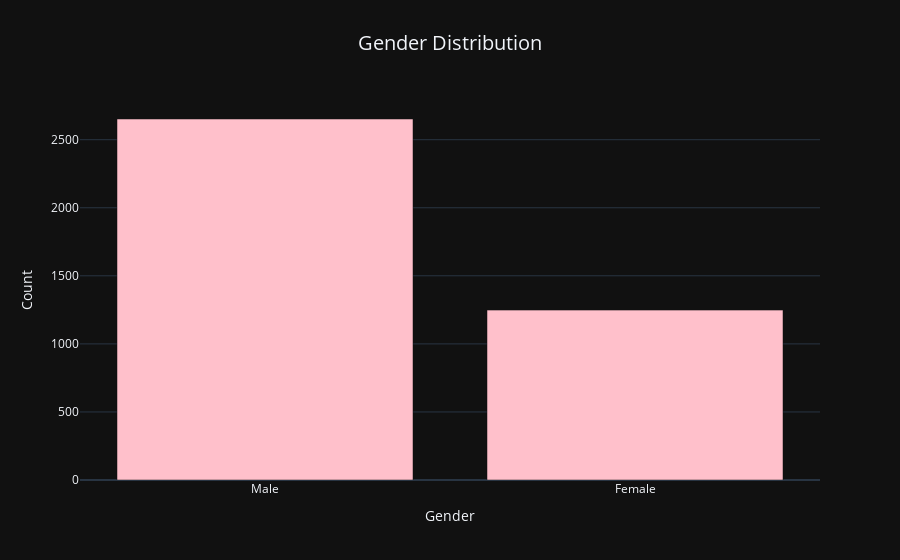

The code cell stored with this chart in its notebook:
### Markdown cell above
### Gender Distribution

### Code cell
gender_counts = data['Gender'].value_counts().reset_index()
gender_counts.columns = ['Gender', 'Count']

# Bar chart for Gender Distribution
fig = px.bar(
    gender_counts,
    x='Gender',
    y='Count',
    title="Gender Distribution",
    template='plotly_dark',
    color_discrete_sequence=['pink']
)
fig.update_layout(
    title=dict(font=dict(size=20), x=0.5),
    xaxis_title="Gender",
    yaxis_title="Count"
)
fig.show()

### Figure 1 — Plotly figure (JSON) as saved in the notebook; plotly's stock layout.template omitted (floating-point values rounded to 4 significant figures)
{"data": [{"alignmentgroup": "True", "hovertemplate": "Gender=%{x}<br>Count=%{y}<extra></extra>", "legendgroup": "", "marker": {"color": "pink", "pattern": {"shape": ""}}, "name": "", "offsetgroup": "", "orientation": "v", "showlegend": false, "textposition": "auto", "type": "bar", "x": ["Male", "Female"], "xaxis": "x", "y": [2652, 1248], "yaxis": "y"}], "layout": {"autosize": true, "barmode": "relative", "legend": {"tracegroupgap": 0}, "title": {"font": {"size": 20}, "text": "Gender Distribution", "x": 0.5}, "xaxis": {"anchor": "y", "autorange": true, "domain": [0, 1], "range": [-0.5, 1.5], "title": {"text": "Gender"}, "type": "category"}, "yaxis": {"anchor": "x", "autorange": true, "domain": [0, 1], "range": [0, 2792.0], "title": {"text": "Count"}, "type": "linear"}}}
